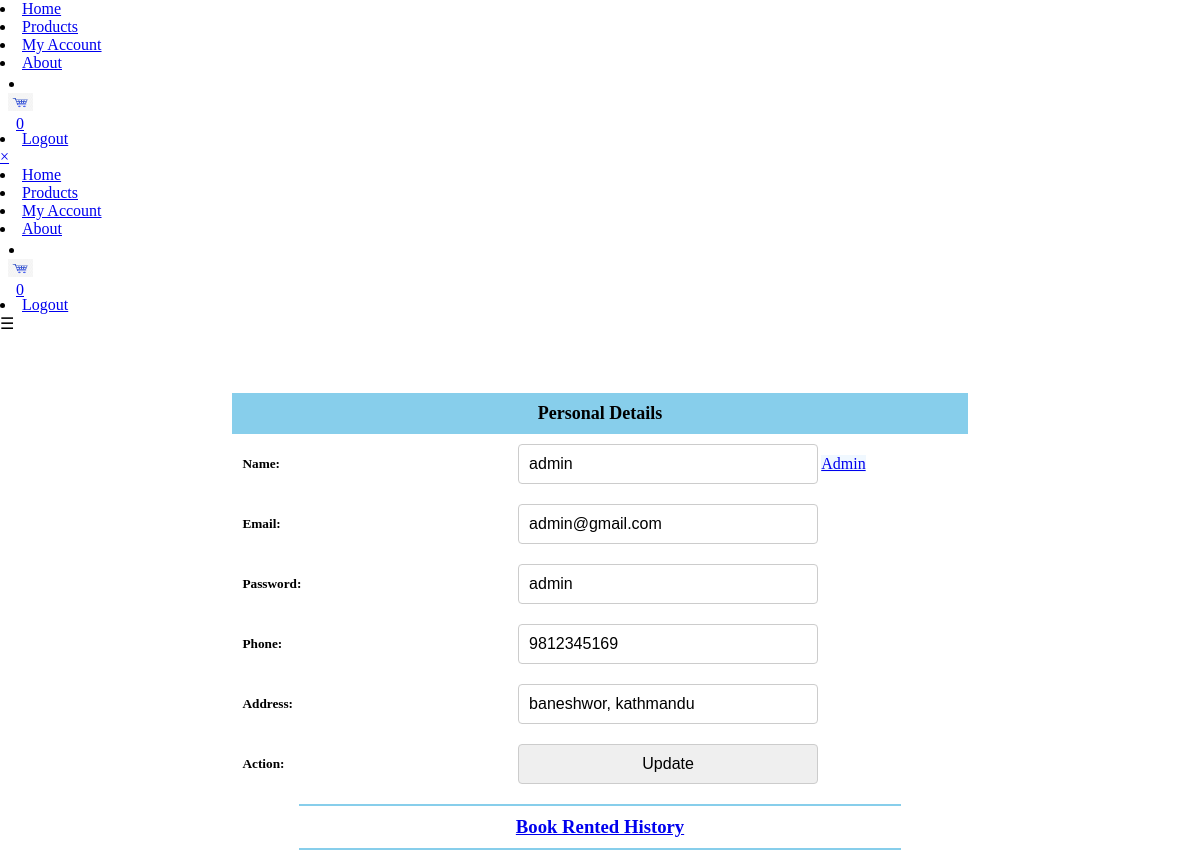
/profile.php (signed in), run on the app's committed database.
### tables this page shows
CREATE TABLE `customer` (
  `customer_id` int(100) NOT NULL,
  `customer_name` varchar(50) NOT NULL,
  `customer_email` varchar(100) NOT NULL,
  `customer_pwd` varchar(100) NOT NULL,
  `customer_phone` varchar(15) NOT NULL,
  `customer_address` text NOT NULL,
  `customer_role` varchar(50) NOT NULL DEFAULT 'normal'
);

### profile.php (the view, shortened to what this page needs)
<?php
  $today_date =  date("Y/n/j/");
?>
<?php
include_once './includes/navbar.php';
   $sql ="SELECT * FROM  customer WHERE customer_id='{$_SESSION['id']}';";
   $result = $conn->query($sql);
   $row = $result->fetch_assoc();
?>
<!DOCTYPE html>
<html lang="en">
<head>
</head>
<body>
<div class='profileCont'>
  <?php
  if(isset($_GET['id']) || isset($_GET['action'])){
?>
<div style="margin-top:60px;position:relative">
<div style='text-align:center'>
<form action="<?php echo $_SERVER['PHP_SELF']?>" method="post">
<div>
<div style='border:1px solid skyblue;width:100%;text-align:center'></div>
   <h2 >Ordered History</h2>
<span style='margin-right:5px'><b>Delete Returned Books</b>
</span>
<div style='text-align:center;margin:20px;display:flex;justify-content:center'><input name='deleteReturned' type='submit' value='Delete' class="btn btn-danger" style="background:#DC143C;"></input>
  </div>
<div style='border:1px solid skyblue;width:100%;text-align:center'></div>
</div>
</form>
<div style='display:flex;flex-direction:column;justify-content:center;flex-wrap:wrap;align-items:center'>
<table style="border-collapse: collapse; text-align: center; ">
  <thead>
    <tr>
      <th style="background-color: skyblue; padding: 10px; font-size: 18px; text-align: center;">
      S.N
      </th>
      <th style="background-color: skyblue; padding: 10px; font-size: 18px; text-align: center;">
      Image
      </th>
      <th style="background-color: skyblue; padding: 10px; font-size: 18px; text-align: center;">
      Name
      </th>
      <th style="background-color: skyblue; padding: 10px; font-size: 18px; text-align: center;">
      Quantity
      </th>
      <th style="background-color: skyblue; padding: 10px; font-size: 18px; text-align: center;">
      Total Price
      </th>
      <th style="background-color: skyblue; padding: 10px; font-size: 18px; text-align: center;">
      Orders Date
      </th>
      <th style="background-color: skyblue; padding: 10px; font-size: 18px; text-align: center;">
      Return Date
      </th>
      <th style="background-color: skyblue; padding: 10px; font-size: 18px; text-align: center;">
      Day Left
      </th>
      <th style="background-color: skyblue; padding: 10px; font-size: 18px; text-align: center;">
      Delivered
      Status
      </th>
      <th style="background-color: skyblue; padding: 10px; font-size: 18px; text-align: center;">
Return Settlement    </th>
<th style='background-color: skyblue; padding: 10px; font-size: 18px; text-align: center'>Returned Status</th>
    </tr>
  </thead>
  <tbody>
 <?php
include "includes/config.php";
$sql10 = "SELECT * FROM rentorders where cid='{$_SESSION['id']}'";
$result10 = $conn->query($sql10);
$sn=0;
if ($result10->num_rows > 0) {
while($row10 = $result10->fetch_assoc()) {
   $sn++;
   $sql11 = "SELECT * FROM books where book_id='{$row10['bid']}' ";
$result11 = $conn->query($sql11);
$row11 = $result11->fetch_assoc();
?>
    <tr>
    <form action='<?php echo $_SERVER['PHP_SELF']?>?bid=<?php echo $row10['bid']?>' method='post'>
      <td style="padding: 10px; width:30%; font-weight: bold;"><h5><?php echo $sn  ?></h5></td>
      <td style="padding: 10px; width:30%; font-weight: bold;"><img class='image' style="height:50px;width:50px"  src="admin/upload/<?php echo $row11['book_img'] ?>"  alt="book-img"></td>
      <td style="padding: 10px; width:30%; font-weight: bold;"><h5><?php echo $row11['book_title']  ?></h5></td>
      <td style="padding: 10px; width:30%; font-weight: bold;"><input type="text" name='quant' value='<?php echo $row10['quantity']  ?>' readonly style='outline:none;border:none;width:100%;background:none'></td>
      <td style="padding: 10px; width:30%; font-weight: bold;"><h5>Rs <?php echo $row10['price']*$row10['quantity']  ?></h5></td>
      <td style="padding: 10px; width:30%; font-weight: bold;"><h5><?php echo $row10['date']  ?></h5></td>
      <td style="padding: 10px; width:30%; font-weight: bold;"><input type='date' name='r_date' value='<?php echo $row10['return_date']  ?>' readonly style='outline:none;border:none;width:100%;background:none'></td>
      <td style="padding: 10px; width:30%; font-weight: bold;"><h5><?php
            $dayToReturn = dateDiffInDays($row10['return_date'],$today_date);
            echo $dayToReturn-19559;
      ?></h5></td>
      <td style="padding: 10px; width:30%; font-weight: bold;"><h5><?php echo $row10['delivered_status']  ?>
      <?php echo ($row10['delivered_status']=='pending'?'<i class="fa fa-clock-o fa-lg" aria-hidden="true"></i>':'<i class="fa fa-lg fa-check-circle fadeliver" aria-hidden="true"></i>')?>
</h5></td>
      <td style="padding: 10px; width:30%; font-weight: bold;"><h5>
      <?php if($row10['delivered_status']==='delivered' AND $row10['returned_status']==='pending') echo "<button name='send_request' type='submit' style='background:grey;border:none;font-size:12px'  class='btn'>return request</button>"?>
       <?php echo($row10['returned_status'])==='returned'?"<p style='background:grey;border:none;font-size:12px;cursor:pointer'  class='btn' readonly>success <i class='fa-solid fa-check'></i></p>":' '?>
</h5></td>
<td style="padding: 10px; width:30%; font-weight: bold;"><h5>
<?php echo ($row10['returned_status']=='pending'?'<i class="fa-solid fa-circle-xmark fa-lg facross"></i>
':'<i class="fa-solid fa-check-double fadeliver fa-lg"></i>
')?>
</h5>
</td>
</form>
</tr>
<?php }}else { echo "No Results Found";
}
             $conn->close();
             ?>
</tbody>
</table>
 </div>
</div>
<?php
  }else{
    ?>
      <table style="border-collapse: collapse; text-align: left;margin-top:60px ">
  <thead>
    <tr>
      <th colspan="2" style="background-color: skyblue; padding: 10px; font-size: 18px; text-align: center;">
        Personal Details
      </th>
    </tr>
  </thead>
  <tbody>
  <form action="<?php echo $_SERVER["PHP_SELF"] ?>" method="POST">
    <tr>
      <td style="padding: 10px; width:30%; font-weight: bold;"><h5> Name:</h5></td>
      <td style="padding: 10px; width:50%;"><input type='text' name='name' value="<?php echo $row['customer_name'] ?>" style="margin: 0;position:relative">
      <?php
        if($_SESSION['role'] ==='admin') {
           echo "<span class='btn btn-medium' style='background:aliceblue'>"."<a id='admin' href='./admin/index.php'>"."Admin"."</a>"."</span>";
        }
    ?>
    </input></td>
    </tr>
    <tr>
      <td style="padding: 10px; width:30%; font-weight: bold;"><h5> Email:</h5></td>
      <td style="padding: 10px; width:50%;"><input type='email' name='email' value="<?php echo $row['customer_email'] ?>" style="margin: 0;"></input></td>
    </tr>
    <tr>
      <td style="padding: 10px; width:30%; font-weight: bold;"><h5> Password:</h5></td>
      <td style="padding: 10px; width:50%;"><input type='text' name='pwd' value="<?php echo $row['customer_pwd'] ?>" style="margin: 0;"></input></td>
    </tr>
    <tr>
      <td style="padding: 10px; width:30%; font-weight: bold;"><h5>Phone:</h5></td>
      <td style="padding: 10px; width:50%;"><input type='number' maxlength='10' name='phone' value="<?php echo $row['customer_phone'] ?>" style="margin: 0;"></input></td>
      <tr>
      <td style="padding: 10px; width:30%; font-weight: bold;"><h5>Address:</h5></td>
      <td style="padding: 10px; width:50%;"><input type='text' name='address' value="<?php echo $row['customer_address'] ?>" style="margin: 0;"></input></td>
    </tr>
    </tr>
    <tr>
      <td style="padding: 10px; width:30%; font-weight: bold;"><h5> Action:</h5></td>
      <td style="padding: 10px; width:50%;"><input name='update' type='submit' value='Update'></input></td>
    </tr>
    </form>
  </tbody>
</table>
<div style='border:1px solid skyblue;width:50%;text-align:center'></div>
<h3 style='text-align:center'> <a style='' href="./profile.php?id=<?php echo $_SESSION['id']?>">Book Rented History</a> </h3>
<?php
  }?>
</div>
</body>
</html>

### profile.php (style rules this page uses)
* { margin:0;padding:0; }
.profileCont { display:flex; align-items:center; justify-content:center; flex-direction:column; gap:10px; }
input { padding: 10px; border: 1px solid #ccc; border-radius: 4px; font-size: 16px; width: 300px; box-sizing: border-box; transition: border-color 0.3s ease; }

### data on the page
customer: name "admin", email "admin@gmail.com", pwd "admin", phone "9812345169", address "baneshwor, kathmandu"

### other printed values
$_SESSION['cartNum'] "0"
